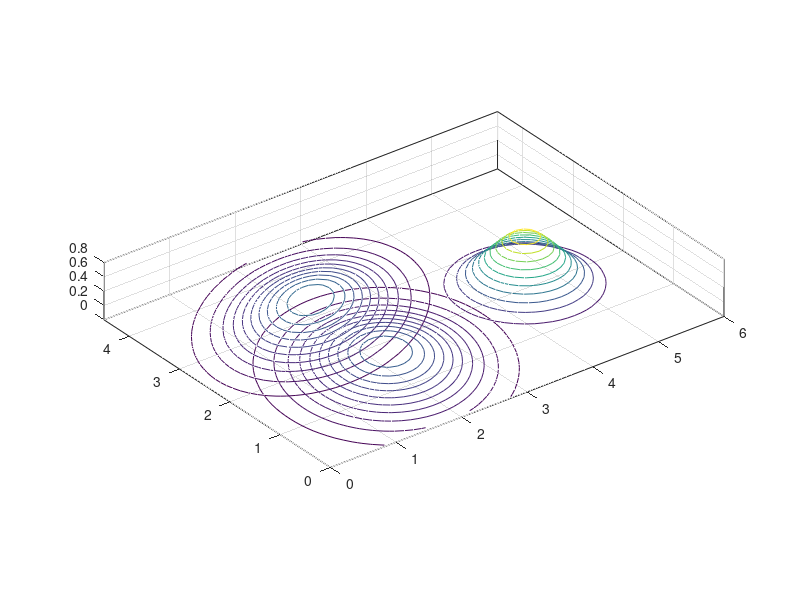
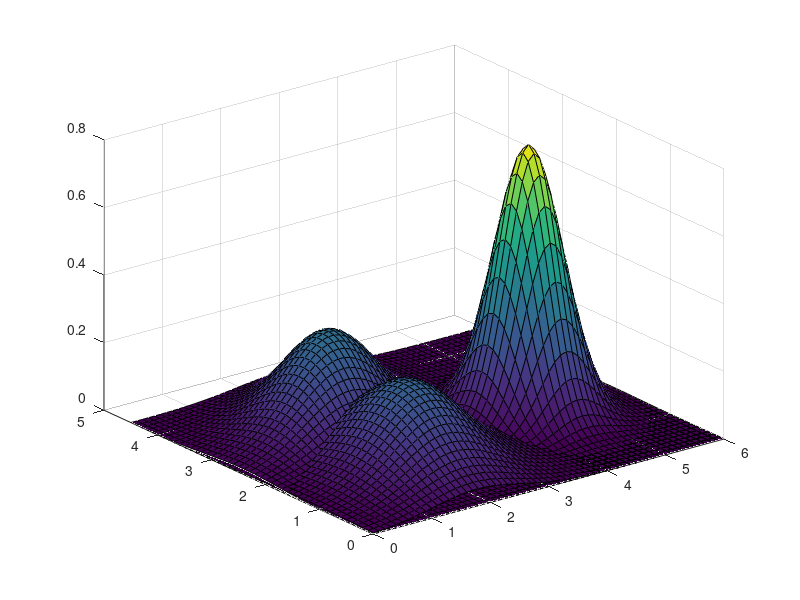
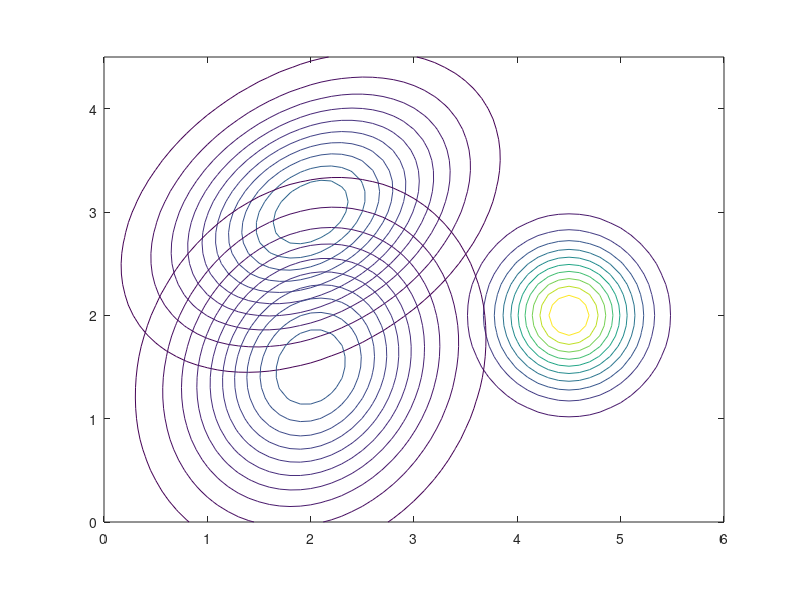

Here is the MATLAB script that generated these plots, in order:
% Show the countours of the used Gaussians for synthetic data generation

mu1a = [2 3];   Sigma1a = [.7 .2; .2 .5];
mu1b = [4.5 2]; Sigma1b = [.2 0; 0 .2];
mu2  = [2 1.5]; Sigma2 = [.6 .1; .1 .7];

x = -0:.1:6; %// x axis
y = -0:.1:4.5; %// y axis

[X Y] = meshgrid(x,y); %// all combinations of x, y
Z1a = mvnpdf([X(:) Y(:)],mu1a,Sigma1a); %// compute Gaussian pdf
Z1a = reshape(Z1a,size(X)); %// put into same size as X, Y

Z1b = mvnpdf([X(:) Y(:)],mu1b,Sigma1b); %// compute Gaussian pdf
Z1b = reshape(Z1b,size(X)); %// put into same size as X, Y

Z2 = mvnpdf([X(:) Y(:)],mu2,Sigma2); %// compute Gaussian pdf
Z2 = reshape(Z2,size(X)); %// put into same size as X, Y


% surf(X,Y,Z) %// ... or 3D plot
figure(1);
contour3(X,Y,Z1a), axis equal  %// contour plot; set same scale for x and y...
hold on; contour3(X,Y,Z1b);
hold on; contour3(X,Y,Z2);

f1 = figure(2);
surf(X,Y,Z1a), %axis equal  %// contour plot; set same scale for x and y...
hold on; surf(X,Y,Z1b);
hold on; surf(X,Y,Z2);

f2 = figure(3);
contour(X,Y,Z1a), axis equal  %// contour plot; set same scale for x and y...
hold on; contour(X,Y,Z1b);
hold on; contour(X,Y,Z2);